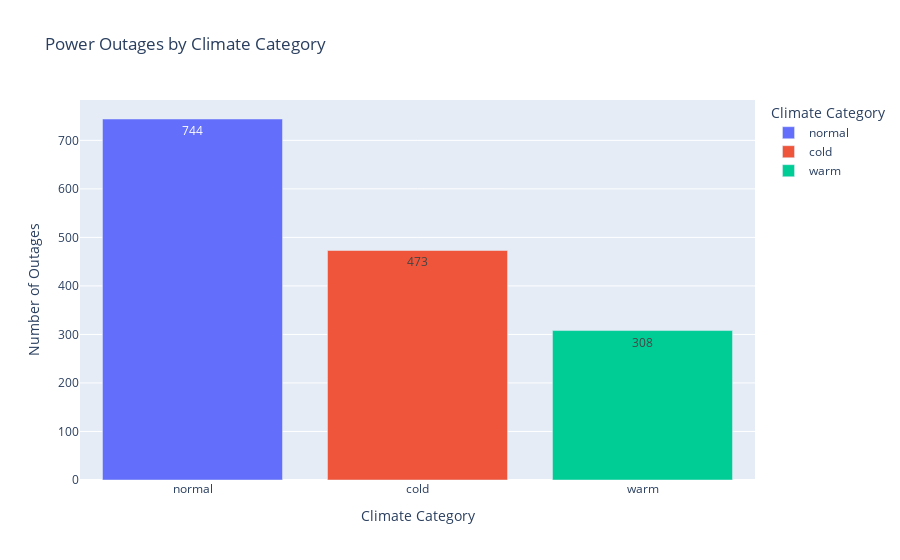

The notebook cell this image was saved under:
### Markdown cell above
In additional to the different climate regions, we also want to look at the power outages by the 'CLIMATE.CATEGORY'

### Code cell
outages_by_region = outages_df['CLIMATE.CATEGORY'].value_counts().reset_index()
outages_by_region.columns = ['Climate Category', 'Number of Outages']

fig = px.bar(outages_by_region, x = 'Climate Category', y = 'Number of Outages', title = 'Power Outages by Climate Category', color = 'Climate Category', text = 'Number of Outages')

fig.show()

### Figure 1 — Plotly figure (JSON) as saved in the notebook; plotly's stock layout.template omitted (floating-point values rounded to 4 significant figures)
{"data": [{"alignmentgroup": "True", "hovertemplate": "Climate Category=%{x}<br>Number of Outages=%{text}<extra></extra>", "legendgroup": "normal", "marker": {"color": "#636efa", "pattern": {"shape": ""}}, "name": "normal", "offsetgroup": "normal", "orientation": "v", "showlegend": true, "text": [744], "textposition": "auto", "type": "bar", "x": ["normal"], "xaxis": "x", "y": [744], "yaxis": "y"}, {"alignmentgroup": "True", "hovertemplate": "Climate Category=%{x}<br>Number of Outages=%{text}<extra></extra>", "legendgroup": "cold", "marker": {"color": "#EF553B", "pattern": {"shape": ""}}, "name": "cold", "offsetgroup": "cold", "orientation": "v", "showlegend": true, "text": [473], "textposition": "auto", "type": "bar", "x": ["cold"], "xaxis": "x", "y": [473], "yaxis": "y"}, {"alignmentgroup": "True", "hovertemplate": "Climate Category=%{x}<br>Number of Outages=%{text}<extra></extra>", "legendgroup": "warm", "marker": {"color": "#00cc96", "pattern": {"shape": ""}}, "name": "warm", "offsetgroup": "warm", "orientation": "v", "showlegend": true, "text": [308], "textposition": "auto", "type": "bar", "x": ["warm"], "xaxis": "x", "y": [308], "yaxis": "y"}], "layout": {"barmode": "relative", "legend": {"title": {"text": "Climate Category"}, "tracegroupgap": 0}, "title": {"text": "Power Outages by Climate Category"}, "xaxis": {"anchor": "y", "categoryarray": ["normal", "cold", "warm"], "categoryorder": "array", "domain": [0, 1], "title": {"text": "Climate Category"}}, "yaxis": {"anchor": "x", "domain": [0, 1], "title": {"text": "Number of Outages"}}}}
